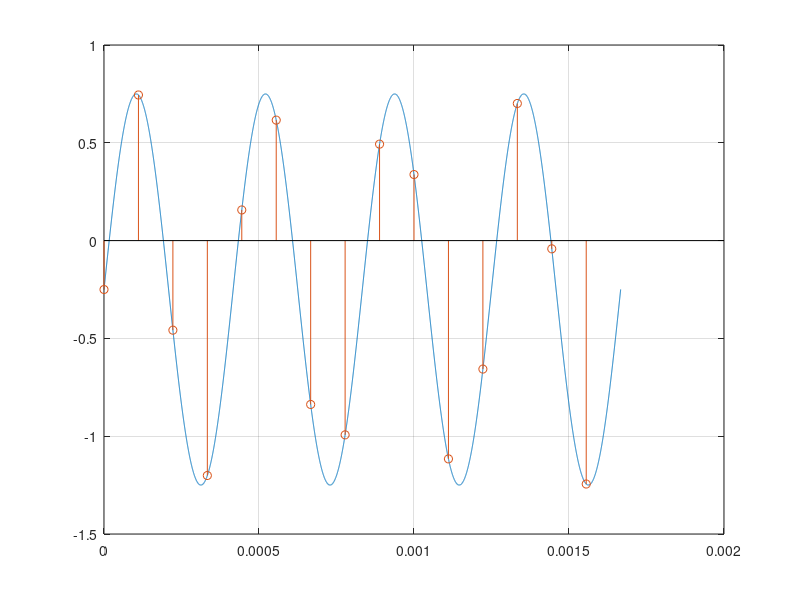

The MATLAB source for this figure:
clc; clear; close all;

% Rysuje sygnał analogowy i odtwarza go z ustawionych próbek

f0=2400;    fs=9000;    N=15;
dt=1/fs;    td=dt*(N-1);
t=linspace(0,N/fs,10000);
n=0:N-1;
ts=n/fs;

s=-0.25+sin(2*pi*f0*t);
sp=-0.25+sin(2*pi*f0*ts);

figure(1)
    plot(t,s); grid on; hold on;
    stem(ts, sp);
